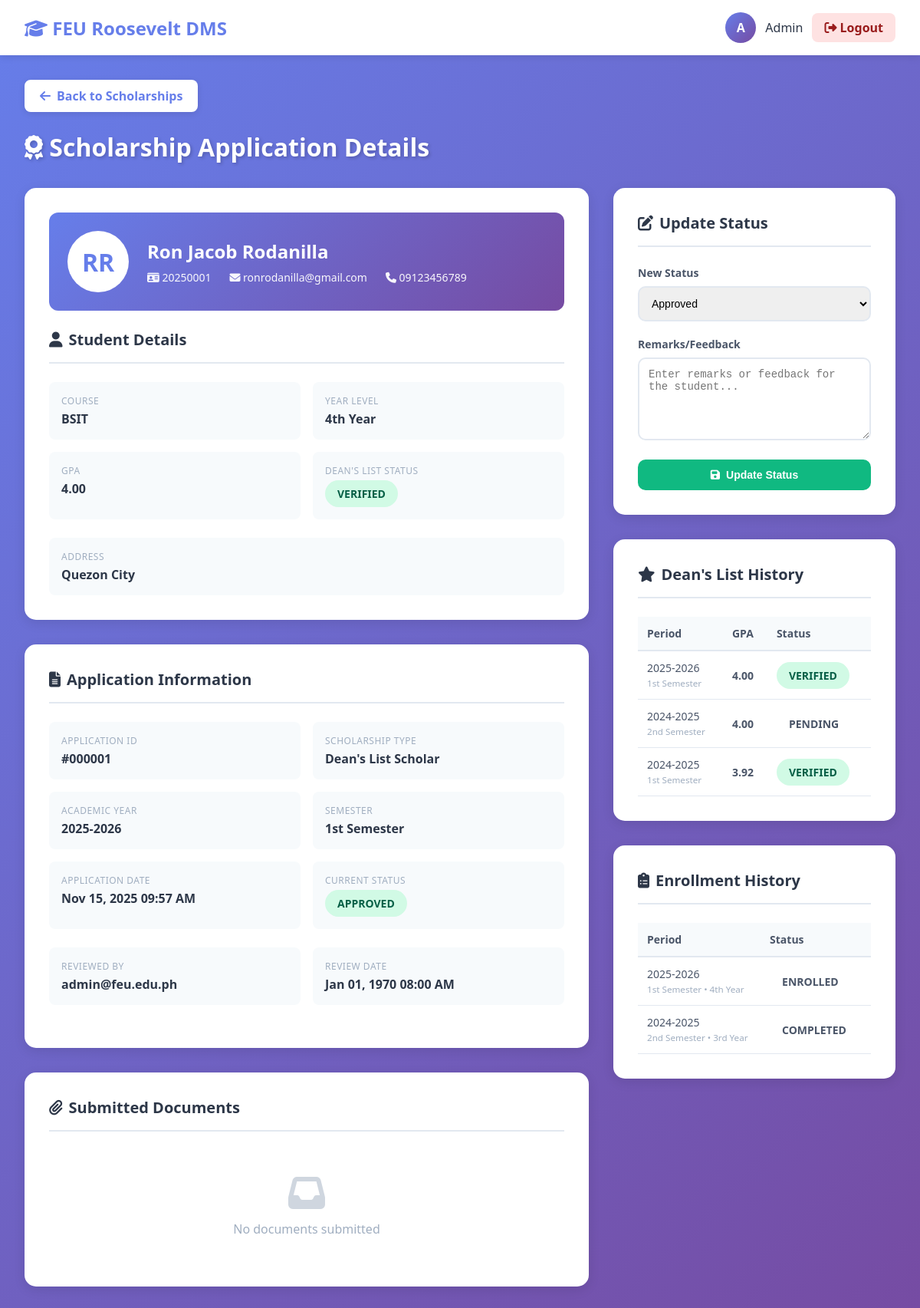
The app's page /view_application.php?id=1 (signed in) with its own data.
### tables this page shows
CREATE TABLE `scholarship_application` (
  `app_id` int(11) NOT NULL,
  `student_id` int(11) NOT NULL,
  `stud_id` int(11) NOT NULL,
  `academic_year` varchar(20) NOT NULL,
  `semester` enum('1st Semester','2nd Semester','Summer') NOT NULL,
  `scholarship_type` varchar(255) NOT NULL,
  `status` enum('Submitted','Under Review','Recommended','Under Guidance Review','On Hold - Guidance Review','Endorsed by Guidance','Not Endorsed','Approved','Rejected','On Hold') DEFAULT 'Submitted',
  `remarks` text DEFAULT NULL,
  `guidance_remarks` text DEFAULT NULL,
  `guidance_recommendation` enum('Endorsed','Not Endorsed','Needs Interview','Pending') DEFAULT 'Pending',
  `application_date` timestamp NOT NULL DEFAULT current_timestamp(),
  `reviewed_by` int(11) DEFAULT NULL,
  `guidance_reviewed_by` int(11) DEFAULT NULL,
  `review_date` timestamp NULL DEFAULT NULL,
  `guidance_review_date` timestamp NULL DEFAULT NULL
);

CREATE TABLE `profile` (
  `profile_id` int(11) NOT NULL,
  `user_id` int(11) NOT NULL,
  `stud_id` int(11) NOT NULL,
  `student_number` varchar(50) NOT NULL,
  `firstName` varchar(100) NOT NULL,
  `lastName` varchar(100) NOT NULL,
  `middleName` varchar(100) DEFAULT NULL,
  `name` varchar(255) GENERATED ALWAYS AS (concat(`firstName`,' ',ifnull(concat(`middleName`,' '),''),`lastName`)) STORED,
  `course` varchar(255) DEFAULT NULL,
  `year_level` enum('1st Year','2nd Year','3rd Year','4th Year') DEFAULT NULL,
  `contactNumber` varchar(20) DEFAULT NULL,
  `address` text DEFAULT NULL,
  `created_at` timestamp NOT NULL DEFAULT current_timestamp(),
  `updated_at` timestamp NOT NULL DEFAULT current_timestamp() ON UPDATE current_timestamp()
);

CREATE TABLE `user` (
  `user_id` int(11) NOT NULL,
  `stud_id` int(11) DEFAULT NULL,
  `email` varchar(255) NOT NULL,
  `user_name` varchar(255) NOT NULL,
  `password` varchar(255) NOT NULL,
  `role` enum('Student','Admin','Dean','Registrar','Guidance') NOT NULL,
  `status` enum('Active','Inactive','Suspended') DEFAULT 'Active',
  `created_at` timestamp NOT NULL DEFAULT current_timestamp(),
  `last_login` timestamp NULL DEFAULT NULL
);

CREATE TABLE `dean_list` (
  `list_id` int(11) NOT NULL,
  `student_id` int(11) NOT NULL,
  `stud_id` int(11) NOT NULL,
  `academic_year` varchar(20) NOT NULL,
  `semester` enum('1st Semester','2nd Semester','Summer') NOT NULL,
  `year_level` enum('1st Year','2nd Year','3rd Year','4th Year') NOT NULL,
  `gpa` decimal(3,2) NOT NULL,
  `qpa` decimal(3,2) DEFAULT NULL,
  `status` enum('Pending','Under Review','Verified','Rejected') DEFAULT 'Pending',
  `remarks` text DEFAULT NULL,
  `verified_by` int(11) DEFAULT NULL,
  `verified_date` timestamp NULL DEFAULT NULL,
  `submitted_by` int(11) DEFAULT NULL,
  `submitted_date` timestamp NULL DEFAULT NULL,
  `created_at` timestamp NOT NULL DEFAULT current_timestamp()
);

CREATE TABLE `student_enrollment` (
  `enrollment_id` int(11) NOT NULL,
  `student_id` int(11) NOT NULL,
  `stud_id` int(11) NOT NULL,
  `academic_year` varchar(20) NOT NULL,
  `semester` enum('1st Semester','2nd Semester','Summer') NOT NULL,
  `year_level` enum('1st Year','2nd Year','3rd Year','4th Year') NOT NULL,
  `course` varchar(255) NOT NULL,
  `status` enum('Enrolled','Withdrawn','Completed') DEFAULT 'Enrolled',
  `enrollment_date` timestamp NOT NULL DEFAULT current_timestamp()
);

### view_application.php (the view, shortened to what this page needs)
<?php
include('db.php');
$app_id = $_GET['id'] ?? null;
$sql = "SELECT sa.*,
        p.firstName, p.lastName, p.middleName, p.student_number, p.course, p.year_level, p.contactNumber, p.address,
        u.email,
        dl.gpa, dl.status as deans_status,
        r.email as reviewer_email
        FROM scholarship_application sa
        INNER JOIN user u ON sa.student_id = u.user_id
        INNER JOIN profile p ON u.user_id = p.user_id
        LEFT JOIN dean_list dl ON sa.student_id = dl.student_id AND sa.academic_year = dl.academic_year AND sa.semester = dl.semester
        LEFT JOIN user r ON sa.reviewed_by = r.user_id
        WHERE sa.app_id = ?";
$stmt = $conn->prepare($sql);
$stmt->bind_param("i", $app_id);
$stmt->execute();
$application = $stmt->get_result()->fetch_assoc();
$docs_sql = "SELECT * FROM document
             WHERE student_id = ? AND related_type = 'scholarship' AND related_id = ?
             ORDER BY upload_date DESC";
$stmt = $conn->prepare($docs_sql);
$stmt->bind_param("ii", $application['student_id'], $app_id);
$stmt->execute();
$documents = $stmt->get_result();
$deans_history = $conn->query("SELECT * FROM dean_list
                                WHERE student_id = {$application['student_id']}
                                ORDER BY academic_year DESC, semester DESC
                                LIMIT 5");
$enrollment_history = $conn->query("SELECT * FROM student_enrollment
                                    WHERE student_id = {$application['student_id']}
                                    ORDER BY academic_year DESC, semester DESC
                                    LIMIT 5");
$user_name = $_SESSION['role'];
$user_initial = substr($user_name, 0, 1);
?>
<!DOCTYPE html>
<html lang="en">
<head>
  <link rel="stylesheet" href="https://cdnjs.cloudflare.com/ajax/libs/font-awesome/6.4.0/css/all.min.css">
</head>
<body>
  <div class="header">
    <h1><i class="fas fa-graduation-cap"></i> FEU Roosevelt DMS</h1>
    <div class="user-info">
      <div class="user-avatar"><?= $user_initial ?></div>
      <span><?= htmlspecialchars($user_name) ?></span>
      <a href="logout.php" class="logout-btn"><i class="fas fa-sign-out-alt"></i> Logout</a>
    </div>
  </div>
  <div class="main-content">
    <a href="scholarships.php" class="back-btn">
      <i class="fas fa-arrow-left"></i> Back to Scholarships
    </a>
    <h1 class="page-title"><i class="fas fa-award"></i> Scholarship Application Details</h1>
    <div class="content-grid">
      <div>
        <div class="content-card">
          <div class="student-header">
            <div class="student-avatar">
              <?= strtoupper(substr($application['firstName'], 0, 1) . substr($application['lastName'], 0, 1)) ?>
            </div>
            <div class="student-info">
              <h3><?= htmlspecialchars($application['firstName'] . ' ' . ($application['middleName'] ? $application['middleName'][0] . '. ' : '') . $application['lastName']) ?></h3>
              <div class="student-meta">
                <span><i class="fas fa-id-card"></i> <?= htmlspecialchars($application['student_number']) ?></span>
                <span><i class="fas fa-envelope"></i> <?= htmlspecialchars($application['email']) ?></span>
                <span><i class="fas fa-phone"></i> <?= htmlspecialchars($application['contactNumber'] ?? 'N/A') ?></span>
              </div>
            </div>
          </div>
          <h2><i class="fas fa-user"></i> Student Details</h2>
          <div class="info-grid">
            <div class="info-item">
              <div class="info-label">Course</div>
              <div class="info-value"><?= htmlspecialchars($application['course']) ?></div>
            </div>
            <div class="info-item">
              <div class="info-label">Year Level</div>
              <div class="info-value"><?= htmlspecialchars($application['year_level']) ?></div>
            </div>
            <div class="info-item">
              <div class="info-label">GPA</div>
              <div class="info-value"><?= $application['gpa'] ? number_format($application['gpa'], 2) : 'N/A' ?></div>
            </div>
            <div class="info-item">
              <div class="info-label">Dean's List Status</div>
              <div class="info-value">
                <?php if($application['deans_status']): ?>
                  <span class="badge badge-verified"><?= htmlspecialchars($application['deans_status']) ?></span>
                <?php else: ?>
                  Not on Dean's List
                <?php endif; ?>
              </div>
            </div>
          </div>
          <?php if($application['address']): ?>
          <div class="info-item" style="margin-top: 1rem;">
            <div class="info-label">Address</div>
            <div class="info-value"><?= htmlspecialchars($application['address']) ?></div>
          </div>
          <?php endif; ?>
        </div>
        <div class="content-card">
          <h2><i class="fas fa-file-alt"></i> Application Information</h2>
          <div class="info-grid">
            <div class="info-item">
              <div class="info-label">Application ID</div>
              <div class="info-value">#<?= str_pad($application['app_id'], 6, '0', STR_PAD_LEFT) ?></div>
            </div>
            <div class="info-item">
              <div class="info-label">Scholarship Type</div>
              <div class="info-value"><?= htmlspecialchars($application['scholarship_type']) ?></div>
            </div>
            <div class="info-item">
              <div class="info-label">Academic Year</div>
              <div class="info-value"><?= htmlspecialchars($application['academic_year']) ?></div>
            </div>
            <div class="info-item">
              <div class="info-label">Semester</div>
              <div class="info-value"><?= htmlspecialchars($application['semester']) ?></div>
            </div>
            <div class="info-item">
              <div class="info-label">Application Date</div>
              <div class="info-value"><?= date('M d, Y h:i A', strtotime($application['application_date'])) ?></div>
            </div>
            <div class="info-item">
              <div class="info-label">Current Status</div>
              <div class="info-value">
                <span class="badge badge-<?= str_replace(' ', '', strtolower($application['status'])) ?>">
                  <?= htmlspecialchars($application['status']) ?>
                </span>
              </div>
            </div>
          </div>
          <?php if($application['reviewed_by']): ?>
          <div class="info-grid" style="margin-top: 1rem;">
            <div class="info-item">
              <div class="info-label">Reviewed By</div>
              <div class="info-value"><?= htmlspecialchars($application['reviewer_email']) ?></div>
            </div>
            <div class="info-item">
              <div class="info-label">Review Date</div>
              <div class="info-value"><?= date('M d, Y h:i A', strtotime($application['review_date'])) ?></div>
            </div>
          </div>
          <?php endif; ?>
        </div>
        <div class="content-card">
          <h2><i class="fas fa-paperclip"></i> Submitted Documents</h2>
          <?php if($documents && $documents->num_rows > 0): ?>
            <?php while($doc = $documents->fetch_assoc()): ?>
            <div class="document-item">
              <div class="doc-info">
                <div class="doc-icon">
                  <i class="fas fa-file-pdf"></i>
                </div>
                <div>
                  <div style="font-weight: 600; color: #2d3748; margin-bottom: 0.25rem;">
                    <?= htmlspecialchars($doc['doc_name']) ?>
                  </div>
                  <div style="font-size: 0.75rem; color: #718096;">
                    <?= htmlspecialchars($doc['doc_type']) ?> •
                    <?= number_format($doc['file_size'] / 1024, 2) ?> KB •
                    <?= date('M d, Y', strtotime($doc['upload_date'])) ?>
                  </div>
                </div>
              </div>
              <div>
                <span class="badge badge-<?= strtolower($doc['status']) ?>">
                  <?= htmlspecialchars($doc['status']) ?>
                </span>
                <a href="<?= htmlspecialchars($doc['file_path']) ?>" target="_blank" class="btn btn-primary" style="margin-left: 0.5rem; padding: 0.5rem 1rem;">
                  <i class="fas fa-eye"></i> View
                </a>
              </div>
            </div>
            <?php endwhile; ?>
          <?php else: ?>
            <div class="empty-state">
              <i class="fas fa-inbox"></i>
              <p>No documents submitted</p>
            </div>
          <?php endif; ?>
        </div>
      </div>
      <div>
        <div class="content-card">
          <h2><i class="fas fa-edit"></i> Update Status</h2>
          <form method="POST">
            <div class="form-group">
              <label>New Status</label>
              <select name="status" required>
                <option value="Approved" <?= $application['status'] == 'Approved' ? 'selected' : '' ?>>Approved</option>
              </select>
            </div>
            <div class="form-group">
              <label>Remarks/Feedback</label>
              <textarea name="remarks" rows="5" placeholder="Enter remarks or feedback for the student..."><?= htmlspecialchars($application['remarks'] ?? '') ?></textarea>
            </div>
            <button type="submit" name="update_status" class="btn btn-success" style="width: 100%; justify-content: center;">
              <i class="fas fa-save"></i> Update Status
            </button>
          </form>
        </div>
        <div class="content-card">
          <h2><i class="fas fa-star"></i> Dean's List History</h2>
          <?php if($deans_history && $deans_history->num_rows > 0): ?>
            <table>
              <thead>
                <tr>
                  <th>Period</th>
                  <th>GPA</th>
                  <th>Status</th>
                </tr>
              </thead>
              <tbody>
                <?php while($dl = $deans_history->fetch_assoc()): ?>
                <tr>
                  <td>
                    <?= htmlspecialchars($dl['academic_year']) ?><br>
                    <small style="color: #a0aec0;"><?= htmlspecialchars($dl['semester']) ?></small>
                  </td>
                  <td><strong><?= number_format($dl['gpa'], 2) ?></strong></td>
                  <td>
                    <span class="badge badge-<?= strtolower($dl['status']) ?>">
                      <?= htmlspecialchars($dl['status']) ?>
                    </span>
                  </td>
                </tr>
                <?php endwhile; ?>
              </tbody>
            </table>
          <?php endif; ?>
        </div>
        <div class="content-card">
          <h2><i class="fas fa-clipboard-list"></i> Enrollment History</h2>
          <?php if($enrollment_history && $enrollment_history->num_rows > 0): ?>
            <table>
              <thead>
                <tr>
                  <th>Period</th>
                  <th>Status</th>
                </tr>
              </thead>
              <tbody>
                <?php while($enroll = $enrollment_history->fetch_assoc()): ?>
                <tr>
                  <td>
                    <?= htmlspecialchars($enroll['academic_year']) ?><br>
                    <small style="color: #a0aec0;">
                      <?= htmlspecialchars($enroll['semester']) ?> •
                      <?= htmlspecialchars($enroll['year_level']) ?>
                    </small>
                  </td>
                  <td>
                    <span class="badge badge-<?= strtolower($enroll['status']) ?>">
                      <?= htmlspecialchars($enroll['status']) ?>
                    </span>
                  </td>
                </tr>
                <?php endwhile; ?>
              </tbody>
            </table>
          <?php endif; ?>
        </div>
      </div>
    </div>
  </div>
</body>
</html>

### records on screen
scholarship_application: profile.firstName+lastName "RR", profile.firstName+middleName+lastName "Ron Jacob Rodanilla", profile.student_number "20250001", student.email "ronrodanilla@gmail.com", profile.contactNumber "09123456789", profile.course "BSIT", profile.year_level "4th Year", dean_list.gpa "4.00", dean_list.status "VERIFIED", profile.address "Quezon City", app_id "000001", scholarship_type "Dean's List Scholar", academic_year "2025-2026", semester "1st Semester", application_date "Nov 15, 2025 09:57 AM", status "APPROVED", reviewed_by.email "admin@feu.edu.ph", review_date "Jan 01, 1970 08:00 AM", status "Approved"
dean_list: academic_year "2025-2026", semester "1st Semester", gpa "4.00", status "VERIFIED"
dean_list: academic_year "2024-2025", semester "2nd Semester", gpa "4.00", status "PENDING"
dean_list: academic_year "2024-2025", semester "1st Semester", gpa "3.92", status "VERIFIED"
student_enrollment: academic_year "2025-2026", semester "1st Semester", year_level "4th Year", status "ENROLLED"
student_enrollment: academic_year "2024-2025", semester "2nd Semester", year_level "3rd Year", status "COMPLETED"

### other values on screen
$user_initial "A"
$user_name "Admin"
